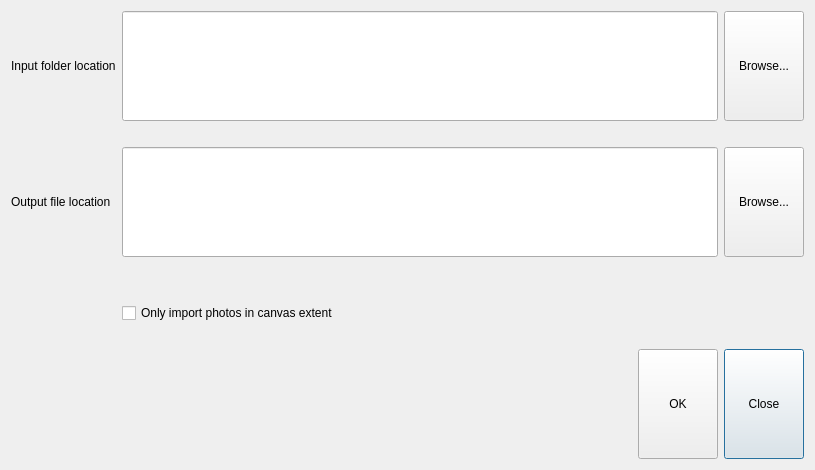
<?xml version="1.0" encoding="UTF-8"?>
<ui version="4.0">
 <class>photosImp</class>
 <widget class="QDialog" name="photosImp">
  <property name="windowModality">
   <enum>Qt::NonModal</enum>
  </property>
  <property name="geometry">
   <rect>
    <x>0</x>
    <y>0</y>
    <width>815</width>
    <height>470</height>
   </rect>
  </property>
  <property name="minimumSize">
   <size>
    <width>382</width>
    <height>223</height>
   </size>
  </property>
  <property name="windowTitle">
   <string>ImportPhotos</string>
  </property>
  <property name="whatsThis">
   <string/>
  </property>
  <property name="sizeGripEnabled">
   <bool>false</bool>
  </property>
  <layout class="QGridLayout" name="gridLayout_2">
   <item row="0" column="0">
    <layout class="QGridLayout" name="gridLayout">
     <item row="4" column="2">
      <spacer name="horizontalSpacer_5">
       <property name="orientation">
        <enum>Qt::Horizontal</enum>
       </property>
       <property name="sizeType">
        <enum>QSizePolicy::Preferred</enum>
       </property>
       <property name="sizeHint" stdset="0">
        <size>
         <width>40</width>
         <height>20</height>
        </size>
       </property>
      </spacer>
     </item>
     <item row="3" column="0">
      <spacer name="horizontalSpacer_4">
       <property name="orientation">
        <enum>Qt::Horizontal</enum>
       </property>
       <property name="sizeType">
        <enum>QSizePolicy::Preferred</enum>
       </property>
       <property name="sizeHint" stdset="0">
        <size>
         <width>40</width>
         <height>20</height>
        </size>
       </property>
      </spacer>
     </item>
     <item row="0" column="0">
      <widget class="QLabel" name="label">
       <property name="text">
        <string>Input folder location</string>
       </property>
      </widget>
     </item>
     <item row="7" column="4">
      <widget class="QPushButton" name="closebutton">
       <property name="sizePolicy">
        <sizepolicy hsizetype="Fixed" vsizetype="Expanding">
         <horstretch>0</horstretch>
         <verstretch>0</verstretch>
        </sizepolicy>
       </property>
       <property name="text">
        <string>Close</string>
       </property>
      </widget>
     </item>
     <item row="0" column="2">
      <widget class="QLineEdit" name="imp">
       <property name="sizePolicy">
        <sizepolicy hsizetype="Expanding" vsizetype="Expanding">
         <horstretch>0</horstretch>
         <verstretch>0</verstretch>
        </sizepolicy>
       </property>
      </widget>
     </item>
     <item row="5" column="2">
      <widget class="QCheckBox" name="canvas_extent">
       <property name="layoutDirection">
        <enum>Qt::LeftToRight</enum>
       </property>
       <property name="text">
        <string>Only import photos in canvas extent</string>
       </property>
      </widget>
     </item>
     <item row="4" column="4">
      <spacer name="horizontalSpacer_6">
       <property name="orientation">
        <enum>Qt::Horizontal</enum>
       </property>
       <property name="sizeType">
        <enum>QSizePolicy::Preferred</enum>
       </property>
       <property name="sizeHint" stdset="0">
        <size>
         <width>40</width>
         <height>20</height>
        </size>
       </property>
      </spacer>
     </item>
     <item row="3" column="2">
      <spacer name="horizontalSpacer_10">
       <property name="orientation">
        <enum>Qt::Horizontal</enum>
       </property>
       <property name="sizeType">
        <enum>QSizePolicy::Preferred</enum>
       </property>
       <property name="sizeHint" stdset="0">
        <size>
         <width>40</width>
         <height>20</height>
        </size>
       </property>
      </spacer>
     </item>
     <item row="7" column="2">
      <layout class="QHBoxLayout" name="horizontalLayout_2">
       <item>
        <spacer name="horizontalSpacer_8">
         <property name="orientation">
          <enum>Qt::Horizontal</enum>
         </property>
         <property name="sizeHint" stdset="0">
          <size>
           <width>40</width>
           <height>20</height>
          </size>
         </property>
        </spacer>
       </item>
       <item>
        <widget class="QPushButton" name="ok">
         <property name="sizePolicy">
          <sizepolicy hsizetype="Fixed" vsizetype="Expanding">
           <horstretch>0</horstretch>
           <verstretch>0</verstretch>
          </sizepolicy>
         </property>
         <property name="text">
          <string>OK</string>
         </property>
        </widget>
       </item>
      </layout>
     </item>
     <item row="1" column="4">
      <spacer name="horizontalSpacer_3">
       <property name="orientation">
        <enum>Qt::Horizontal</enum>
       </property>
       <property name="sizeType">
        <enum>QSizePolicy::Preferred</enum>
       </property>
       <property name="sizeHint" stdset="0">
        <size>
         <width>40</width>
         <height>20</height>
        </size>
       </property>
      </spacer>
     </item>
     <item row="0" column="4">
      <widget class="QPushButton" name="toolButtonImport">
       <property name="sizePolicy">
        <sizepolicy hsizetype="Fixed" vsizetype="Expanding">
         <horstretch>0</horstretch>
         <verstretch>0</verstretch>
        </sizepolicy>
       </property>
       <property name="text">
        <string>Browse...</string>
       </property>
      </widget>
     </item>
     <item row="2" column="0">
      <widget class="QLabel" name="label_2">
       <property name="text">
        <string>Output file location</string>
       </property>
      </widget>
     </item>
     <item row="2" column="4">
      <widget class="QPushButton" name="toolButtonOut">
       <property name="sizePolicy">
        <sizepolicy hsizetype="Fixed" vsizetype="Expanding">
         <horstretch>0</horstretch>
         <verstretch>0</verstretch>
        </sizepolicy>
       </property>
       <property name="text">
        <string>Browse...</string>
       </property>
      </widget>
     </item>
     <item row="1" column="0">
      <spacer name="horizontalSpacer">
       <property name="orientation">
        <enum>Qt::Horizontal</enum>
       </property>
       <property name="sizeType">
        <enum>QSizePolicy::Preferred</enum>
       </property>
       <property name="sizeHint" stdset="0">
        <size>
         <width>40</width>
         <height>20</height>
        </size>
       </property>
      </spacer>
     </item>
     <item row="6" column="2">
      <spacer name="horizontalSpacer_7">
       <property name="orientation">
        <enum>Qt::Horizontal</enum>
       </property>
       <property name="sizeHint" stdset="0">
        <size>
         <width>40</width>
         <height>20</height>
        </size>
       </property>
      </spacer>
     </item>
     <item row="1" column="2">
      <spacer name="horizontalSpacer_2">
       <property name="orientation">
        <enum>Qt::Horizontal</enum>
       </property>
       <property name="sizeType">
        <enum>QSizePolicy::Preferred</enum>
       </property>
       <property name="sizeHint" stdset="0">
        <size>
         <width>40</width>
         <height>20</height>
        </size>
       </property>
      </spacer>
     </item>
     <item row="3" column="4">
      <spacer name="horizontalSpacer_11">
       <property name="orientation">
        <enum>Qt::Horizontal</enum>
       </property>
       <property name="sizeType">
        <enum>QSizePolicy::Preferred</enum>
       </property>
       <property name="sizeHint" stdset="0">
        <size>
         <width>40</width>
         <height>20</height>
        </size>
       </property>
      </spacer>
     </item>
     <item row="2" column="2">
      <widget class="QLineEdit" name="out">
       <property name="sizePolicy">
        <sizepolicy hsizetype="Expanding" vsizetype="Expanding">
         <horstretch>0</horstretch>
         <verstretch>0</verstretch>
        </sizepolicy>
       </property>
      </widget>
     </item>
     <item row="4" column="0">
      <spacer name="horizontalSpacer_9">
       <property name="orientation">
        <enum>Qt::Horizontal</enum>
       </property>
       <property name="sizeType">
        <enum>QSizePolicy::Preferred</enum>
       </property>
       <property name="sizeHint" stdset="0">
        <size>
         <width>40</width>
         <height>20</height>
        </size>
       </property>
      </spacer>
     </item>
    </layout>
   </item>
  </layout>
 </widget>
 <resources/>
 <connections/>
</ui>
